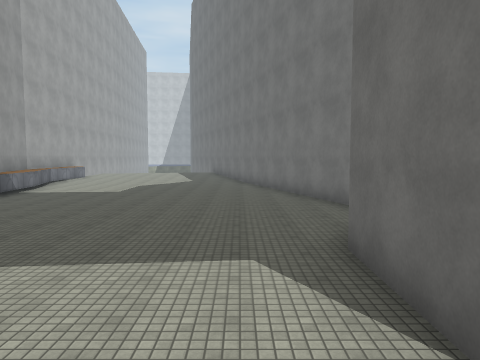
View 1 (above)

12 first-person views from a walk through a 3-D level made in the Unity game engine. The camera is 1.3 m above the floor, tilts 4° down and sees 70° across. The floor is counted in squares, 2 m on a side. Each view is taken from the middle of a square. On the plan, view 1 faces up. The plan holds only what a view shows up to about 10 squares ahead; the rest is blank. The place goes on beyond the plan. The player character is not drawn. Surface patterns are stand-ins for the level's own textures.

View 2
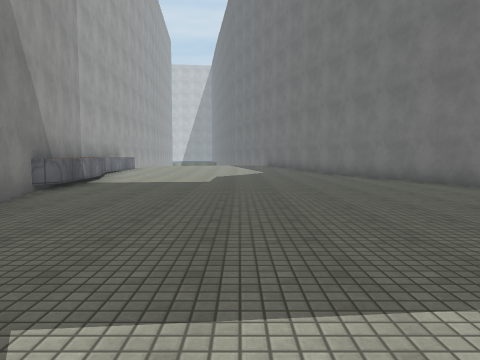

View 3
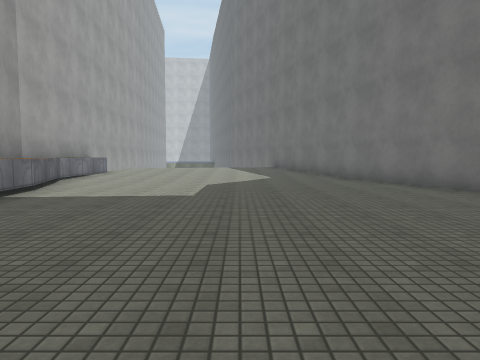

View 4
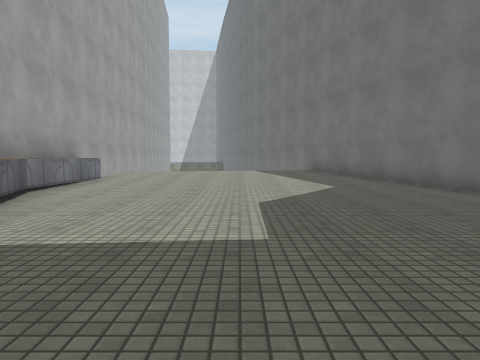

View 5
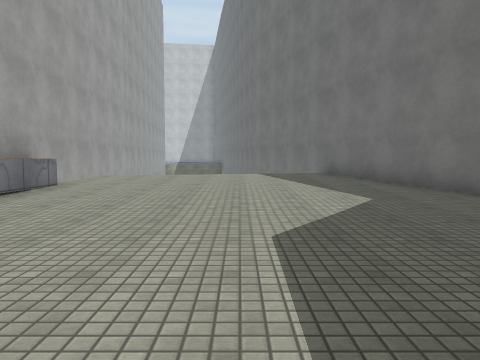

View 6
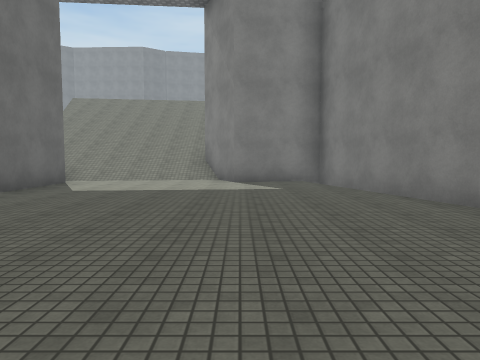

View 7
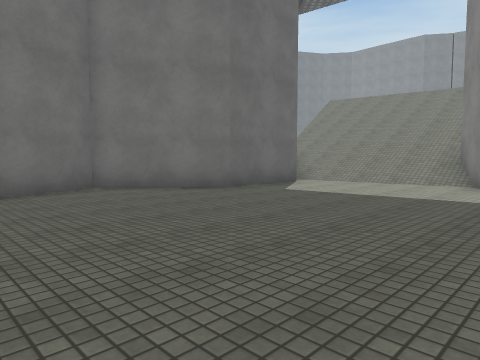

View 8
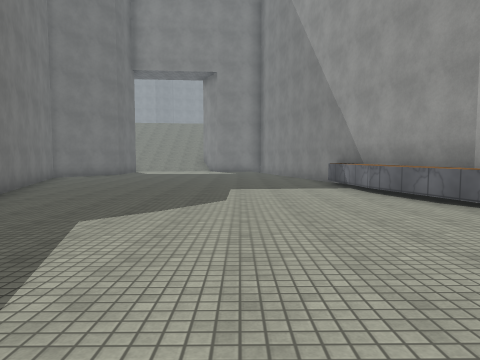

View 9
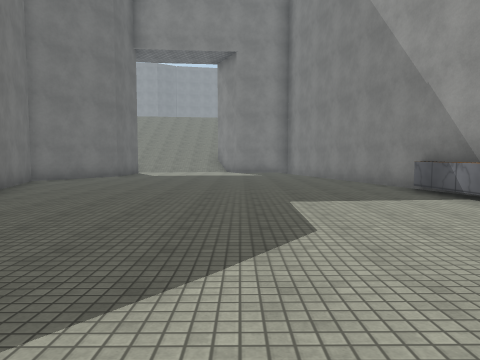

View 10
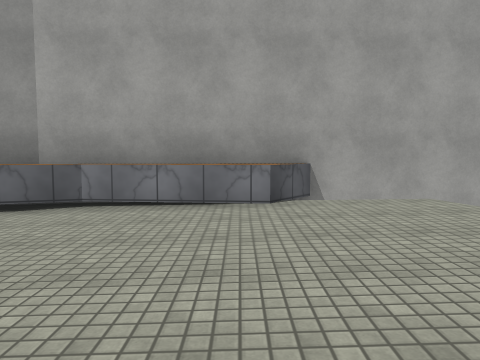

View 11
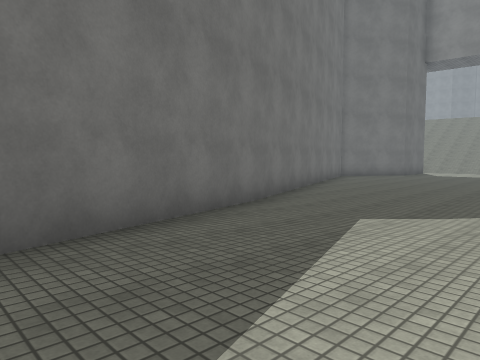

View 12
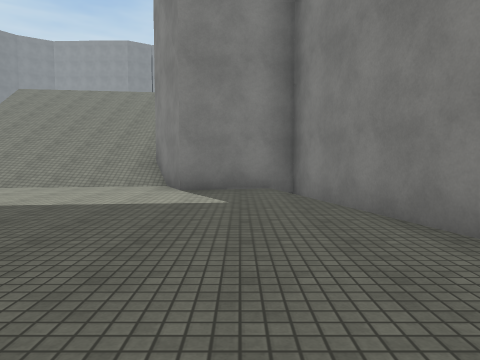

### Floor plan
Key: @ floor where view 1 was taken; # wall or solid block; . main floor; : floor 0.25 m higher than the main floor; + floor 0.5 m higher than the main floor; / step, stairs or slope; ^ raised ledge; v drop or lower ground.
Columns run from 9 left of view 1 to 3 right of it. Each row starts with its distance up from view 1.
 20 #v     ##
 19 #vvvv++:#
 18 #v+:::::##
 17 ##:::::::#
 16  #:::::::#
 15  #::::::.##
 14  #:.......#
 13  #........#
 12  ^^.......##
 11  ^^........#
 10  ^^........#
  9   #........##
  8   #.........#
  7   #.........#
  6   ##........#
  5    #.......##
  4    #.......#
  3    #.......#
  2    ##......#
  1     ###..//
  0       ##/@//
 -1        /////
 -2        /////

Where each view was taken, in squares from view 1:
view 1: 0 up, 0 right, facing up
view 2: 2 up, 3 left, facing up
view 3: 5 up, 3 left, facing up
view 4: 8 up, 4 left, facing up
view 5: 10 up, 4 left, facing up
view 6: 10 up, 3 left, facing down
view 7: 9 up, 4 left, facing down-right
view 8: 19 up, 4 left, facing down
view 9: 16 up, 3 left, facing down
view 10: 16 up, 3 left, facing left
view 11: 19 up, 4 left, facing down-right
view 12: 8 up, 4 left, facing down
